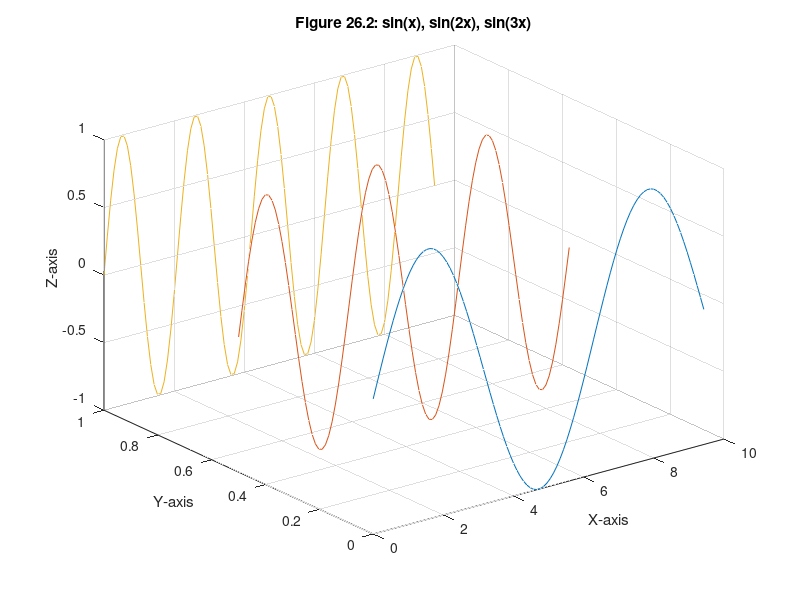
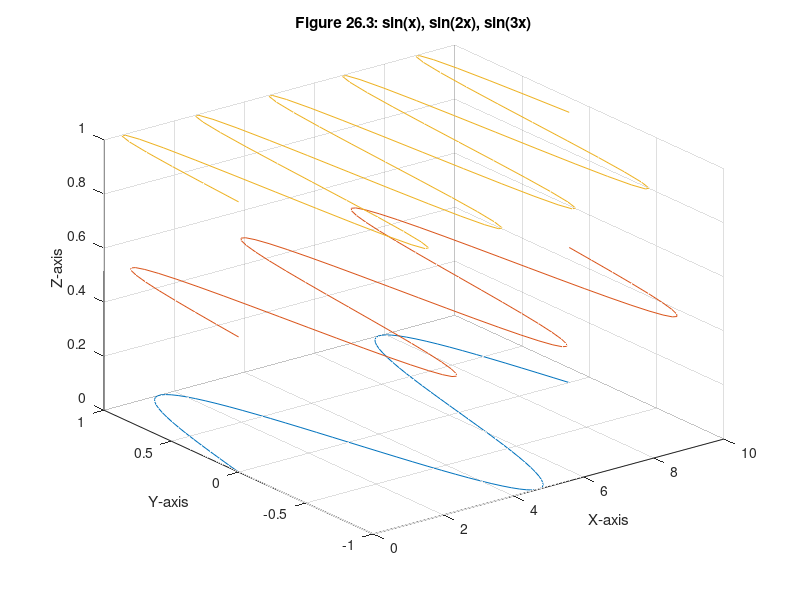

Write the MATLAB code that produced these figures, in order.
% MATLAB Script: SineStacking.m

x = linspace(0,3*pi);    % x-axis data
z1 = sin(x);             % plot in x-z plane
z2 = sin(2*x);           
z3 = sin(3*x);
y1 = zeros(size(x));     % spread out along y-axes
y3 = ones(size(x));      % by giving each curve different y-axis values
y2 = y3/2;

% First Plot (Figure 26.2)
plot3(x,y1,z1,x,y2,z2,x,y3,z3)
grid on
xlabel('X-axis')
ylabel('Y-axis')
zlabel('Z-axis')
title('Figure 26.2: sin(x), sin(2x), sin(3x)')
pause(5)

% Second Plot (Figure 26.3)
figure;
plot3(x,z1,y1,x,z2,y2,x,z3,y3)
grid on
xlabel('X-axis')
ylabel('Y-axis')
zlabel('Z-axis')
title('Figure 26.3: sin(x), sin(2x), sin(3x)')